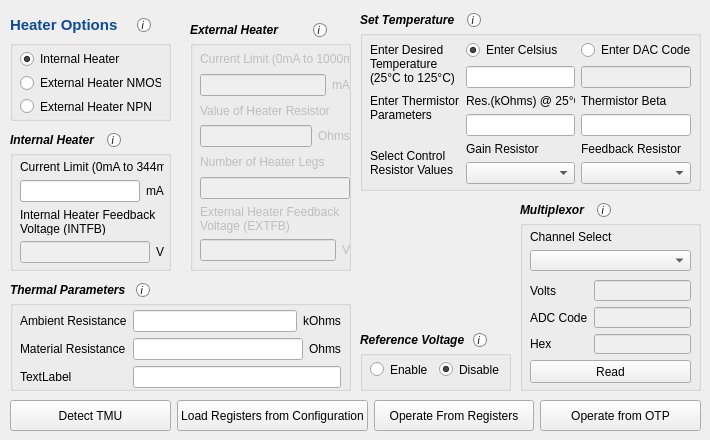
    <widget class="QWidget" name="tab">
     <attribute name="title">
      <string>General Configuration</string>
     </attribute>
     <widget class="QGroupBox" name="groupBox_3">
      <property name="geometry">
       <rect>
        <x>360</x>
        <y>30</y>
        <width>341</width>
        <height>161</height>
       </rect>
      </property>
      <property name="title">
       <string/>
      </property>
      <widget class="QWidget" name="gridLayoutWidget_5">
       <property name="geometry">
        <rect>
         <x>10</x>
         <y>10</y>
         <width>321</width>
         <height>144</height>
        </rect>
       </property>
       <layout class="QGridLayout" name="gridLayout_5">
        <item row="5" column="1">
         <widget class="QComboBox" name="comboBox"/>
        </item>
        <item row="5" column="2">
         <widget class="QComboBox" name="comboBox_2"/>
        </item>
        <item row="4" column="2">
         <widget class="QLabel" name="label_2">
          <property name="text">
           <string>Feedback Resistor</string>
          </property>
         </widget>
        </item>
        <item row="2" column="0" rowspan="2">
         <widget class="QLabel" name="label_23">
          <property name="text">
           <string>Enter Thermistor
Parameters
</string>
          </property>
         </widget>
        </item>
        <item row="4" column="0" rowspan="2">
         <widget class="QLabel" name="label_24">
          <property name="text">
           <string>Select Control
Resistor Values</string>
          </property>
         </widget>
        </item>
        <item row="0" column="1">
         <widget class="QRadioButton" name="radioButton_3">
          <property name="text">
           <string>Enter Celsius</string>
          </property>
          <property name="checked">
           <bool>true</bool>
          </property>
         </widget>
        </item>
        <item row="3" column="1">
         <widget class="QLineEdit" name="lineEdit_15"/>
        </item>
        <item row="2" column="1">
         <widget class="QLabel" name="label_20">
          <property name="text">
           <string>Res.(kOhms) @ 25°C</string>
          </property>
         </widget>
        </item>
        <item row="0" column="2">
         <widget class="QRadioButton" name="radioButton_4">
          <property name="text">
           <string>Enter DAC Code</string>
          </property>
         </widget>
        </item>
        <item row="3" column="2">
         <widget class="QLineEdit" name="lineEdit_16"/>
        </item>
        <item row="2" column="2">
         <widget class="QLabel" name="label_21">
          <property name="text">
           <string>Thermistor Beta</string>
          </property>
         </widget>
        </item>
        <item row="4" column="1">
         <widget class="QLabel" name="label">
          <property name="text">
           <string>Gain Resistor</string>
          </property>
         </widget>
        </item>
        <item row="1" column="1">
         <widget class="QLineEdit" name="lineEdit"/>
        </item>
        <item row="1" column="2">
         <widget class="QLineEdit" name="lineEdit_2">
          <property name="enabled">
           <bool>false</bool>
          </property>
         </widget>
        </item>
        <item row="0" column="0" rowspan="2">
         <widget class="QLabel" name="label_22">
          <property name="text">
           <string>Enter Desired
Temperature
(25°C to 125°C)</string>
          </property>
         </widget>
        </item>
       </layout>
      </widget>
     </widget>
     <widget class="QGroupBox" name="groupBox_8">
      <property name="geometry">
       <rect>
        <x>520</x>
        <y>220</y>
        <width>181</width>
        <height>171</height>
       </rect>
      </property>
      <property name="title">
       <string/>
      </property>
      <widget class="QWidget" name="verticalLayoutWidget_3">
       <property name="geometry">
        <rect>
         <x>10</x>
         <y>10</y>
         <width>161</width>
         <height>41</height>
        </rect>
       </property>
       <layout class="QVBoxLayout" name="verticalLayout_3">
        <item>
         <widget class="QLabel" name="label_11">
          <property name="text">
           <string>Channel Select</string>
          </property>
         </widget>
        </item>
        <item>
         <widget class="QComboBox" name="comboBox_3"/>
        </item>
       </layout>
      </widget>
      <widget class="QPushButton" name="pushButton">
       <property name="geometry">
        <rect>
         <x>10</x>
         <y>140</y>
         <width>161</width>
         <height>23</height>
        </rect>
       </property>
       <property name="text">
        <string>Read</string>
       </property>
      </widget>
      <widget class="QWidget" name="gridLayoutWidget_2">
       <property name="geometry">
        <rect>
         <x>10</x>
         <y>60</y>
         <width>161</width>
         <height>74</height>
        </rect>
       </property>
       <layout class="QGridLayout" name="gridLayout_2">
        <item row="0" column="0">
         <widget class="QLabel" name="label_12">
          <property name="text">
           <string>Volts</string>
          </property>
         </widget>
        </item>
        <item row="1" column="0">
         <widget class="QLabel" name="label_13">
          <property name="text">
           <string>ADC Code</string>
          </property>
         </widget>
        </item>
        <item row="2" column="0">
         <widget class="QLabel" name="label_14">
          <property name="text">
           <string>Hex</string>
          </property>
         </widget>
        </item>
        <item row="0" column="1">
         <widget class="QLineEdit" name="lineEdit_11">
          <property name="enabled">
           <bool>false</bool>
          </property>
         </widget>
        </item>
        <item row="1" column="1">
         <widget class="QLineEdit" name="lineEdit_12">
          <property name="enabled">
           <bool>false</bool>
          </property>
         </widget>
        </item>
        <item row="2" column="1">
         <widget class="QLineEdit" name="lineEdit_13">
          <property name="enabled">
           <bool>false</bool>
          </property>
         </widget>
        </item>
       </layout>
      </widget>
     </widget>
     <widget class="QGroupBox" name="groupBox">
      <property name="geometry">
       <rect>
        <x>10</x>
        <y>40</y>
        <width>161</width>
        <height>81</height>
       </rect>
      </property>
      <property name="title">
       <string/>
      </property>
      <widget class="QWidget" name="gridLayoutWidget">
       <property name="geometry">
        <rect>
         <x>10</x>
         <y>10</y>
         <width>141</width>
         <height>65</height>
        </rect>
       </property>
       <layout class="QVBoxLayout" name="verticalLayout_2">
        <item>
         <widget class="QRadioButton" name="radioButton">
          <property name="text">
           <string>Internal Heater</string>
          </property>
          <property name="checked">
           <bool>true</bool>
          </property>
         </widget>
        </item>
        <item>
         <widget class="QRadioButton" name="radioButton_2">
          <property name="text">
           <string>External Heater NMOS</string>
          </property>
         </widget>
        </item>
        <item>
         <widget class="QRadioButton" name="radioButton_10">
          <property name="text">
           <string>External Heater NPN</string>
          </property>
         </widget>
        </item>
       </layout>
      </widget>
     </widget>
     <widget class="QWidget" name="horizontalLayoutWidget_2">
      <property name="geometry">
       <rect>
        <x>10</x>
        <y>10</y>
        <width>141</width>
        <height>31</height>
       </rect>
      </property>
      <layout class="QHBoxLayout" name="horizontalLayout_2">
       <item>
        <widget class="QLabel" name="label_31">
         <property name="text">
          <string>&lt;html&gt;&lt;head/&gt;&lt;body&gt;&lt;p&gt;&lt;span style=&quot; font-size:11pt; font-weight:600; color:#0f4b96;&quot;&gt;Heater Options&lt;/span&gt;&lt;/p&gt;&lt;/body&gt;&lt;/html&gt;</string>
         </property>
        </widget>
       </item>
       <item>
        <widget class="QPushButton" name="infoButton_HeaterOptions">
         <property name="styleSheet">
          <string notr="true">QPushButton::!pressed{
background-color: white;
border-style: solid;
border-width:1px;
border-radius:7px;
border-color: gray;
max-width:12px;
max-height:12px;
min-width:12px;
min-height:12px;
font-size: 10px;
font-family: &quot;Bookman Old Style&quot;;
font-style:italic;
}

QPushButton::pressed{
background-color: rgb(216, 192, 95);
border-style: solid;
border-width:1px;
border-radius:7px;
border-color: gray;
max-width:12px;
max-height:12px;
min-width:12px;
min-height:12px;
font-size: 10px;
font-family: &quot;Bookman Old Style&quot;;
font-style:italic;
}</string>
         </property>
         <property name="text">
          <string>i </string>
         </property>
        </widget>
       </item>
      </layout>
     </widget>
     <widget class="QGroupBox" name="groupBox_4">
      <property name="geometry">
       <rect>
        <x>10</x>
        <y>150</y>
        <width>161</width>
        <height>121</height>
       </rect>
      </property>
      <property name="title">
       <string/>
      </property>
      <widget class="QWidget" name="verticalLayoutWidget_2">
       <property name="geometry">
        <rect>
         <x>10</x>
         <y>10</y>
         <width>144</width>
         <height>103</height>
        </rect>
       </property>
       <layout class="QVBoxLayout" name="verticalLayout_4">
        <item>
         <widget class="QLabel" name="label_10">
          <property name="text">
           <string>Current Limit (0mA to 344mA)</string>
          </property>
         </widget>
        </item>
        <item>
         <layout class="QHBoxLayout" name="horizontalLayout_18">
          <item>
           <widget class="QLineEdit" name="lineEdit_6"/>
          </item>
          <item>
           <widget class="QLabel" name="label_5">
            <property name="text">
             <string>mA</string>
            </property>
           </widget>
          </item>
         </layout>
        </item>
        <item>
         <widget class="QLabel" name="label_15">
          <property name="text">
           <string>Internal Heater Feedback
Voltage (INTFB)</string>
          </property>
         </widget>
        </item>
        <item>
         <layout class="QHBoxLayout" name="horizontalLayout_19">
          <item>
           <widget class="QLineEdit" name="lineEdit_10">
            <property name="enabled">
             <bool>false</bool>
            </property>
           </widget>
          </item>
          <item>
           <widget class="QLabel" name="label_8">
            <property name="text">
             <string>V</string>
            </property>
           </widget>
          </item>
         </layout>
        </item>
       </layout>
      </widget>
      <zorder>verticalLayoutWidget_2</zorder>
      <zorder>horizontalLayoutWidget_3</zorder>
     </widget>
     <widget class="QWidget" name="horizontalLayoutWidget_3">
      <property name="geometry">
       <rect>
        <x>10</x>
        <y>130</y>
        <width>111</width>
        <height>21</height>
       </rect>
      </property>
      <layout class="QHBoxLayout" name="horizontalLayout_3">
       <item>
        <widget class="QLabel" name="label_32">
         <property name="text">
          <string>&lt;html&gt;&lt;head/&gt;&lt;body&gt;&lt;p&gt;&lt;span style=&quot; font-weight:600; font-style:italic;&quot;&gt;Internal Heater&lt;/span&gt;&lt;/p&gt;&lt;/body&gt;&lt;/html&gt;</string>
         </property>
        </widget>
       </item>
       <item>
        <widget class="QPushButton" name="infoButton_InternalHeater">
         <property name="styleSheet">
          <string notr="true">QPushButton::!pressed{
background-color: white;
border-style: solid;
border-width:1px;
border-radius:7px;
border-color: gray;
max-width:12px;
max-height:12px;
min-width:12px;
min-height:12px;
font-size: 10px;
font-family: &quot;Bookman Old Style&quot;;
font-style:italic;
}

QPushButton::pressed{
background-color: rgb(216, 192, 95);
border-style: solid;
border-width:1px;
border-radius:7px;
border-color: gray;
max-width:12px;
max-height:12px;
min-width:12px;
min-height:12px;
font-size: 10px;
font-family: &quot;Bookman Old Style&quot;;
font-style:italic;
}</string>
         </property>
         <property name="text">
          <string>i </string>
         </property>
        </widget>
       </item>
      </layout>
     </widget>
     <widget class="QWidget" name="horizontalLayoutWidget_4">
      <property name="geometry">
       <rect>
        <x>190</x>
        <y>20</y>
        <width>137</width>
        <height>21</height>
       </rect>
      </property>
      <layout class="QHBoxLayout" name="horizontalLayout_4">
       <item>
        <widget class="QLabel" name="label_33">
         <property name="text">
          <string>&lt;html&gt;&lt;head/&gt;&lt;body&gt;&lt;p&gt;&lt;span style=&quot; font-weight:600; font-style:italic;&quot;&gt;External Heater&lt;/span&gt;&lt;/p&gt;&lt;/body&gt;&lt;/html&gt;</string>
         </property>
        </widget>
       </item>
       <item>
        <widget class="QPushButton" name="infoButton_ExternalHeater">
         <property name="styleSheet">
          <string notr="true">QPushButton::!pressed{
background-color: white;
border-style: solid;
border-width:1px;
border-radius:7px;
border-color: gray;
max-width:12px;
max-height:12px;
min-width:12px;
min-height:12px;
font-size: 10px;
font-family: &quot;Bookman Old Style&quot;;
font-style:italic;
}

QPushButton::pressed{
background-color: rgb(216, 192, 95);
border-style: solid;
border-width:1px;
border-radius:7px;
border-color: gray;
max-width:12px;
max-height:12px;
min-width:12px;
min-height:12px;
font-size: 10px;
font-family: &quot;Bookman Old Style&quot;;
font-style:italic;
}</string>
         </property>
         <property name="text">
          <string>i </string>
         </property>
        </widget>
       </item>
      </layout>
     </widget>
     <widget class="QGroupBox" name="groupBox_5">
      <property name="enabled">
       <bool>false</bool>
      </property>
      <property name="geometry">
       <rect>
        <x>190</x>
        <y>40</y>
        <width>161</width>
        <height>231</height>
       </rect>
      </property>
      <property name="title">
       <string/>
      </property>
      <widget class="QWidget" name="verticalLayoutWidget_4">
       <property name="geometry">
        <rect>
         <x>10</x>
         <y>10</y>
         <width>150</width>
         <height>211</height>
        </rect>
       </property>
       <layout class="QVBoxLayout" name="verticalLayout_5">
        <item>
         <widget class="QLabel" name="label_6">
          <property name="text">
           <string>Current Limit (0mA to 1000mA)</string>
          </property>
         </widget>
        </item>
        <item>
         <layout class="QHBoxLayout" name="horizontalLayout_20">
          <item>
           <widget class="QLineEdit" name="lineEdit_9">
            <property name="enabled">
             <bool>false</bool>
            </property>
           </widget>
          </item>
          <item>
           <widget class="QLabel" name="label_16">
            <property name="text">
             <string>mA</string>
            </property>
           </widget>
          </item>
         </layout>
        </item>
        <item>
         <widget class="QLabel" name="label_7">
          <property name="text">
           <string>Value of Heater Resistor</string>
          </property>
         </widget>
        </item>
        <item>
         <layout class="QHBoxLayout" name="horizontalLayout_21">
          <item>
           <widget class="QLineEdit" name="lineEdit_7"/>
          </item>
          <item>
           <widget class="QLabel" name="label_17">
            <property name="text">
             <string>Ohms</string>
            </property>
           </widget>
          </item>
         </layout>
        </item>
        <item>
         <widget class="QLabel" name="label_9">
          <property name="text">
           <string>Number of Heater Legs</string>
          </property>
         </widget>
        </item>
        <item>
         <widget class="QLineEdit" name="lineEdit_8">
          <property name="enabled">
           <bool>false</bool>
          </property>
         </widget>
        </item>
        <item>
         <widget class="QLabel" name="label_18">
          <property name="text">
           <string>External Heater Feedback
Voltage (EXTFB)</string>
          </property>
         </widget>
        </item>
        <item>
         <layout class="QHBoxLayout" name="horizontalLayout_22">
          <item>
           <widget class="QLineEdit" name="lineEdit_14">
            <property name="enabled">
             <bool>false</bool>
            </property>
           </widget>
          </item>
          <item>
           <widget class="QLabel" name="label_19">
            <property name="text">
             <string>V</string>
            </property>
           </widget>
          </item>
         </layout>
        </item>
       </layout>
      </widget>
     </widget>
     <widget class="QWidget" name="horizontalLayoutWidget_6">
      <property name="geometry">
       <rect>
        <x>360</x>
        <y>330</y>
        <width>127</width>
        <height>21</height>
       </rect>
      </property>
      <layout class="QHBoxLayout" name="horizontalLayout_6">
       <item>
        <widget class="QLabel" name="label_35">
         <property name="text">
          <string>&lt;html&gt;&lt;head/&gt;&lt;body&gt;&lt;p&gt;&lt;span style=&quot; font-weight:600; font-style:italic;&quot;&gt;Reference Voltage&lt;/span&gt;&lt;/p&gt;&lt;/body&gt;&lt;/html&gt;</string>
         </property>
        </widget>
       </item>
       <item>
        <widget class="QPushButton" name="infoButton_ReferenceVoltage">
         <property name="styleSheet">
          <string notr="true">QPushButton::!pressed{
background-color: white;
border-style: solid;
border-width:1px;
border-radius:7px;
border-color: gray;
max-width:12px;
max-height:12px;
min-width:12px;
min-height:12px;
font-size: 10px;
font-family: &quot;Bookman Old Style&quot;;
font-style:italic;
}

QPushButton::pressed{
background-color: rgb(216, 192, 95);
border-style: solid;
border-width:1px;
border-radius:7px;
border-color: gray;
max-width:12px;
max-height:12px;
min-width:12px;
min-height:12px;
font-size: 10px;
font-family: &quot;Bookman Old Style&quot;;
font-style:italic;
}</string>
         </property>
         <property name="text">
          <string>i </string>
         </property>
        </widget>
       </item>
      </layout>
     </widget>
     <widget class="QWidget" name="horizontalLayoutWidget_7">
      <property name="geometry">
       <rect>
        <x>520</x>
        <y>200</y>
        <width>91</width>
        <height>21</height>
       </rect>
      </property>
      <layout class="QHBoxLayout" name="horizontalLayout_7">
       <item>
        <widget class="QLabel" name="label_36">
         <property name="text">
          <string>&lt;html&gt;&lt;head/&gt;&lt;body&gt;&lt;p&gt;&lt;span style=&quot; font-weight:600; font-style:italic;&quot;&gt;Multiplexor&lt;/span&gt;&lt;/p&gt;&lt;/body&gt;&lt;/html&gt;</string>
         </property>
        </widget>
       </item>
       <item>
        <widget class="QPushButton" name="infoButton_Multiplexor">
         <property name="styleSheet">
          <string notr="true">QPushButton::!pressed{
background-color: white;
border-style: solid;
border-width:1px;
border-radius:7px;
border-color: gray;
max-width:12px;
max-height:12px;
min-width:12px;
min-height:12px;
font-size: 10px;
font-family: &quot;Bookman Old Style&quot;;
font-style:italic;
}

QPushButton::pressed{
background-color: rgb(216, 192, 95);
border-style: solid;
border-width:1px;
border-radius:7px;
border-color: gray;
max-width:12px;
max-height:12px;
min-width:12px;
min-height:12px;
font-size: 10px;
font-family: &quot;Bookman Old Style&quot;;
font-style:italic;
}</string>
         </property>
         <property name="text">
          <string>i </string>
         </property>
        </widget>
       </item>
      </layout>
     </widget>
     <widget class="QWidget" name="horizontalLayoutWidget_5">
      <property name="geometry">
       <rect>
        <x>360</x>
        <y>10</y>
        <width>121</width>
        <height>21</height>
       </rect>
      </property>
      <layout class="QHBoxLayout" name="horizontalLayout_5">
       <item>
        <widget class="QLabel" name="label_34">
         <property name="text">
          <string>&lt;html&gt;&lt;head/&gt;&lt;body&gt;&lt;p&gt;&lt;span style=&quot; font-weight:600; font-style:italic;&quot;&gt;Set Temperature&lt;/span&gt;&lt;/p&gt;&lt;/body&gt;&lt;/html&gt;</string>
         </property>
        </widget>
       </item>
       <item>
        <widget class="QPushButton" name="infoButton_SetTemperature">
         <property name="styleSheet">
          <string notr="true">QPushButton::!pressed{
background-color: white;
border-style: solid;
border-width:1px;
border-radius:7px;
border-color: gray;
max-width:12px;
max-height:12px;
min-width:12px;
min-height:12px;
font-size: 10px;
font-family: &quot;Bookman Old Style&quot;;
font-style:italic;
}

QPushButton::pressed{
background-color: rgb(216, 192, 95);
border-style: solid;
border-width:1px;
border-radius:7px;
border-color: gray;
max-width:12px;
max-height:12px;
min-width:12px;
min-height:12px;
font-size: 10px;
font-family: &quot;Bookman Old Style&quot;;
font-style:italic;
}</string>
         </property>
         <property name="text">
          <string>i </string>
         </property>
        </widget>
       </item>
      </layout>
     </widget>
     <widget class="QGroupBox" name="groupBox_2">
      <property name="geometry">
       <rect>
        <x>360</x>
        <y>350</y>
        <width>151</width>
        <height>41</height>
       </rect>
      </property>
      <property name="title">
       <string/>
      </property>
      <widget class="QWidget" name="horizontalLayoutWidget">
       <property name="geometry">
        <rect>
         <x>10</x>
         <y>10</y>
         <width>131</width>
         <height>19</height>
        </rect>
       </property>
       <layout class="QHBoxLayout" name="horizontalLayout_16">
        <item>
         <widget class="QRadioButton" name="radioButton_8">
          <property name="text">
           <string>Enable</string>
          </property>
          <property name="checked">
           <bool>false</bool>
          </property>
         </widget>
        </item>
        <item>
         <widget class="QRadioButton" name="radioButton_9">
          <property name="text">
           <string>Disable</string>
          </property>
          <property name="checked">
           <bool>true</bool>
          </property>
         </widget>
        </item>
       </layout>
      </widget>
     </widget>
     <widget class="QWidget" name="layoutWidget">
      <property name="geometry">
       <rect>
        <x>10</x>
        <y>400</y>
        <width>691</width>
        <height>31</height>
       </rect>
      </property>
      <layout class="QHBoxLayout" name="horizontalLayout_14">
       <item>
        <widget class="QPushButton" name="pushButton_4">
         <property name="sizePolicy">
          <sizepolicy hsizetype="Minimum" vsizetype="Expanding">
           <horstretch>0</horstretch>
           <verstretch>0</verstretch>
          </sizepolicy>
         </property>
         <property name="text">
          <string>Detect TMU</string>
         </property>
        </widget>
       </item>
       <item>
        <widget class="QPushButton" name="pushButton_2">
         <property name="sizePolicy">
          <sizepolicy hsizetype="Minimum" vsizetype="Expanding">
           <horstretch>0</horstretch>
           <verstretch>0</verstretch>
          </sizepolicy>
         </property>
         <property name="text">
          <string>Load Registers from Configuration</string>
         </property>
        </widget>
       </item>
       <item>
        <widget class="QPushButton" name="pushButton_5">
         <property name="sizePolicy">
          <sizepolicy hsizetype="Minimum" vsizetype="Expanding">
           <horstretch>0</horstretch>
           <verstretch>0</verstretch>
          </sizepolicy>
         </property>
         <property name="text">
          <string>Operate From Registers</string>
         </property>
        </widget>
       </item>
       <item>
        <widget class="QPushButton" name="pushButton_6">
         <property name="sizePolicy">
          <sizepolicy hsizetype="Minimum" vsizetype="Expanding">
           <horstretch>0</horstretch>
           <verstretch>0</verstretch>
          </sizepolicy>
         </property>
         <property name="text">
          <string>Operate from OTP</string>
         </property>
        </widget>
       </item>
      </layout>
     </widget>
     <widget class="QGroupBox" name="groupBox_7">
      <property name="geometry">
       <rect>
        <x>10</x>
        <y>300</y>
        <width>341</width>
        <height>91</height>
       </rect>
      </property>
      <property name="title">
       <string/>
      </property>
      <widget class="QWidget" name="verticalLayoutWidget">
       <property name="geometry">
        <rect>
         <x>10</x>
         <y>10</y>
         <width>321</width>
         <height>78</height>
        </rect>
       </property>
       <layout class="QGridLayout" name="gridLayout">
        <item row="0" column="1">
         <layout class="QHBoxLayout" name="horizontalLayout_23">
          <item>
           <widget class="QLineEdit" name="lineEdit_23"/>
          </item>
          <item>
           <widget class="QLabel" name="label_53">
            <property name="text">
             <string>kOhms</string>
            </property>
           </widget>
          </item>
         </layout>
        </item>
        <item row="1" column="1">
         <layout class="QHBoxLayout" name="horizontalLayout_24">
          <item>
           <widget class="QLineEdit" name="lineEdit_24"/>
          </item>
          <item>
           <widget class="QLabel" name="label_55">
            <property name="text">
             <string>Ohms</string>
            </property>
           </widget>
          </item>
         </layout>
        </item>
        <item row="0" column="0">
         <widget class="QLabel" name="label_52">
          <property name="text">
           <string>Ambient Resistance</string>
          </property>
         </widget>
        </item>
        <item row="1" column="0">
         <widget class="QLabel" name="label_54">
          <property name="text">
           <string>Material Resistance</string>
          </property>
         </widget>
        </item>
        <item row="2" column="0">
         <widget class="QLabel" name="label_56">
          <property name="text">
           <string>TextLabel</string>
          </property>
         </widget>
        </item>
        <item row="2" column="1">
         <widget class="QLineEdit" name="lineEdit_25"/>
        </item>
       </layout>
      </widget>
     </widget>
     <widget class="QWidget" name="horizontalLayoutWidget_8">
      <property name="geometry">
       <rect>
        <x>10</x>
        <y>280</y>
        <width>140</width>
        <height>21</height>
       </rect>
      </property>
      <layout class="QHBoxLayout" name="horizontalLayout_17">
       <item>
        <widget class="QLabel" name="label_51">
         <property name="text">
          <string>&lt;html&gt;&lt;head/&gt;&lt;body&gt;&lt;p&gt;&lt;span style=&quot; font-weight:600; font-style:italic;&quot;&gt;Thermal Parameters&lt;/span&gt;&lt;/p&gt;&lt;/body&gt;&lt;/html&gt;</string>
         </property>
        </widget>
       </item>
       <item>
        <widget class="QPushButton" name="infoButton_ThermalParameters">
         <property name="styleSheet">
          <string notr="true">QPushButton::!pressed{
background-color: white;
border-style: solid;
border-width:1px;
border-radius:7px;
border-color: gray;
max-width:12px;
max-height:12px;
min-width:12px;
min-height:12px;
font-size: 10px;
font-family: &quot;Bookman Old Style&quot;;
font-style:italic;
}

QPushButton::pressed{
background-color: rgb(216, 192, 95);
border-style: solid;
border-width:1px;
border-radius:7px;
border-color: gray;
max-width:12px;
max-height:12px;
min-width:12px;
min-height:12px;
font-size: 10px;
font-family: &quot;Bookman Old Style&quot;;
font-style:italic;
}</string>
         </property>
         <property name="text">
          <string>i </string>
         </property>
        </widget>
       </item>
      </layout>
     </widget>
     <zorder>layoutWidget</zorder>
     <zorder>groupBox_3</zorder>
     <zorder>groupBox_8</zorder>
     <zorder>groupBox</zorder>
     <zorder>horizontalLayoutWidget_2</zorder>
     <zorder>groupBox_4</zorder>
     <zorder>horizontalLayoutWidget_3</zorder>
     <zorder>horizontalLayoutWidget_4</zorder>
     <zorder>groupBox_5</zorder>
     <zorder>horizontalLayoutWidget_6</zorder>
     <zorder>horizontalLayoutWidget_7</zorder>
     <zorder>horizontalLayoutWidget_5</zorder>
     <zorder>groupBox_2</zorder>
     <zorder>groupBox_7</zorder>
     <zorder>horizontalLayoutWidget_8</zorder>
    </widget>
